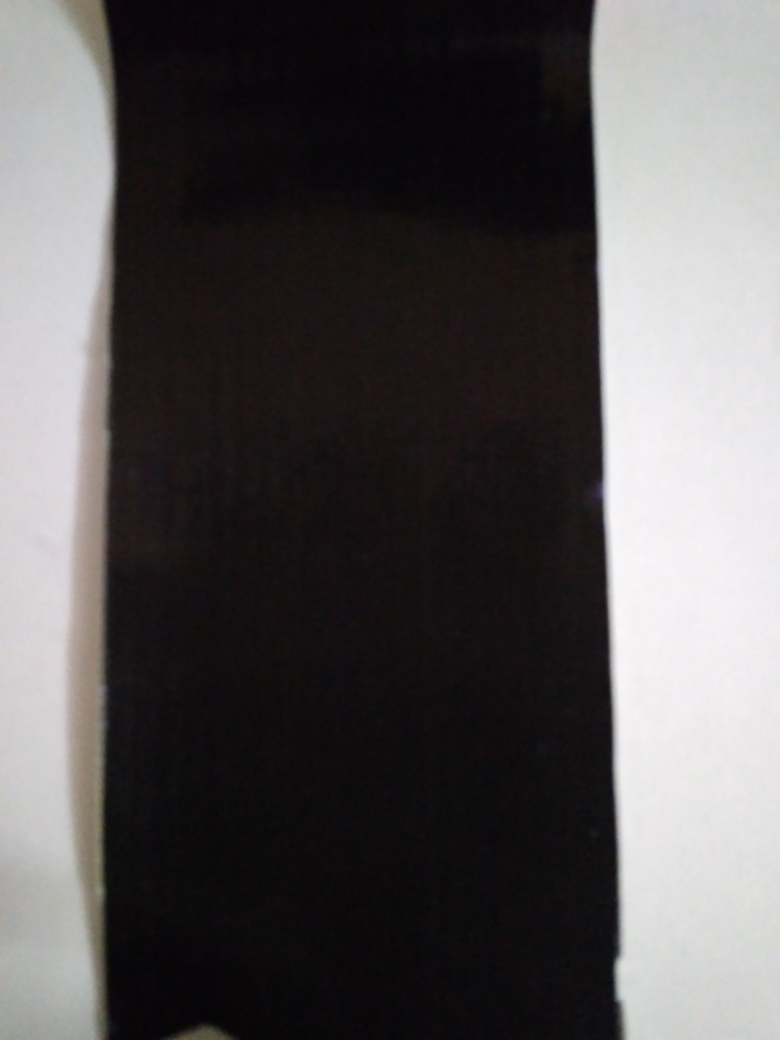
#> input picture TestImages/1.jpg, 3120 x 4160 px (shown at 1/4 size)
$ python -i test_PiCam.py   (imports and definitions only)   (Python 2 division)   (older library calls are emulated)
#> lines starting #> are read from the running program, lines starting #| are printed output that depends on the picture; after the words box and inside, x2 and y2 are one past the last pixel; in counts of white or black regions, pixels touching at a corner belong together
#> further down, picture is the input picture: shape (4160, 3120, 3); mean B, G, R 85.6, 84.9, 87.8
####e-Yantra Robotics Competition 2017####
###########Theme - Planter Bot############
#########Auther - e-Yantra Team###########
##########File Name - PiCam.py############
#add the imports
import cv2
import os
from picamera import PiCamera
from picamera.array import PiRGBArray
import numpy as np
import time

def contours(image):
	gray = cv2.cvtColor(image, cv2.COLOR_BGR2GRAY)
	ret, binary = cv2.threshold(gray, 0, 255, cv2.THRESH_BINARY_INV + cv2.THRESH_OTSU)
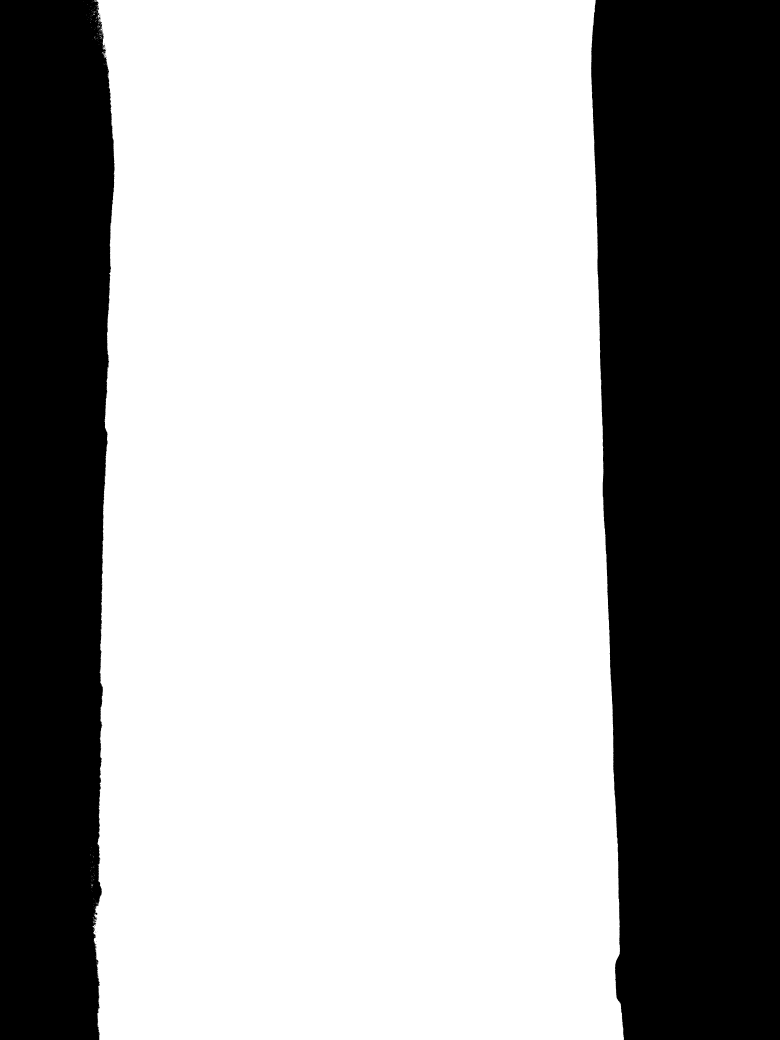
#> binary: shape (4160, 3120) (shown at 1/4 size); 64.3% white; 83 black regions (81 under 20 px)
#> ret = 113
	contour, contours, heirarchy = cv2.findContours(binary, cv2.RETR_TREE, cv2.CHAIN_APPROX_SIMPLE)
#> contours = 447 contours, 446 with area under 20; largest, box (x1, y1, x2, y2) and area: (368, 0, 2496, 4160) 8344557
	contour = cv2.drawContours(image, contours, -1, (0, 255, 0), 3)
	return contour, contours

# Define the codec and create VideoWriter object
fourcc = cv2.VideoWriter_fourcc(*'XVID')
#save the output video in avi format for a specific resolution with the name PB#1234 where 1234 is your TeamId
out = cv2.VideoWriter('PB#454.avi',fourcc, 5, (640,480))
#initialize a PiCam object
# [1 line that did not run here, left out]
#set the resolution of the video to be captured
# [1 line that did not run here, left out]
#set the framerate
# [1 line that did not run here, left out]
# [1 line that did not run here, left out]
#create a RGB Array of PiCam storage type
# [1 line that did not run here, left out]
#initialize the frame count
frame_cnt = 0
#to capture video coninuously create a video object
# [39 lines not run here, left out]

>>> import cv2
>>> picture = cv2.imread('../TestImages/1.jpg')
>>> result = contours(picture)
